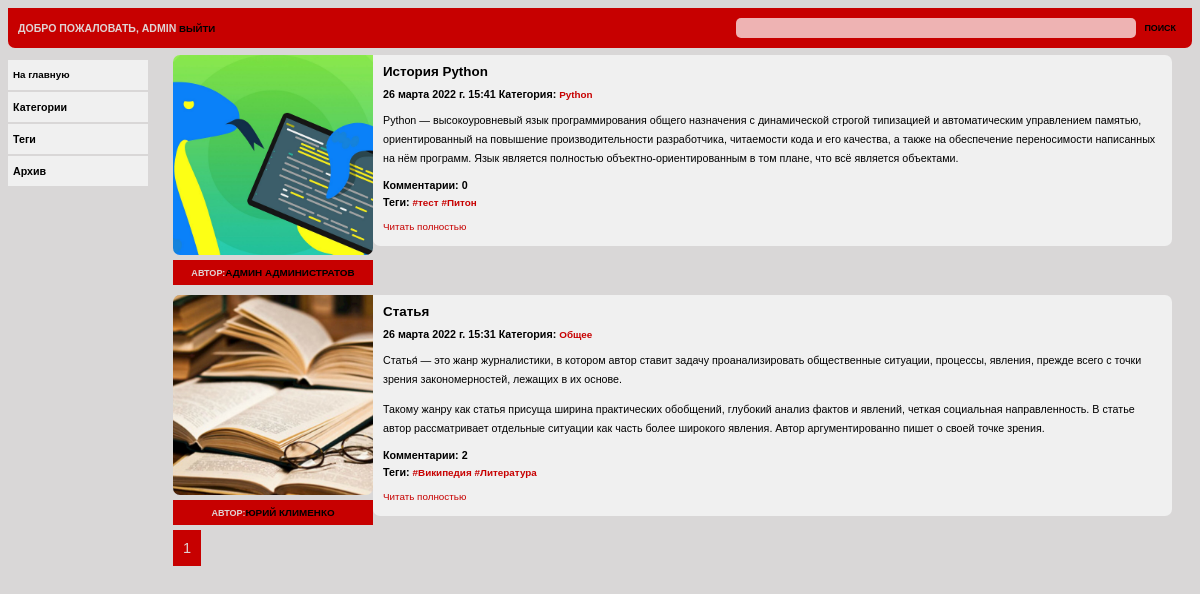
Page / (signed in) on the committed database.
### user/models.py (models this page shows)
class User(AbstractUser):
    avatar = models.ImageField(upload_to='images/avatar/%Y/%m/%d/',
                               blank=True, verbose_name='Аватар',
                               default='images/avatar/default.bmp')
    email = models.EmailField('E-mail',
                              unique=True)

### blog/models.py (models this page shows, shortened)
class Post(models.Model):
    author = models.ForeignKey(User,
                               on_delete=models.SET_NULL,
                               blank=True,
                               null=True,
                               verbose_name='Автор')
    title = models.CharField('Заголовок', max_length=100, unique=True)
    slug = models.SlugField('Слаг', max_length=100, unique=True)
    image = models.ImageField('Изображение', upload_to='images/%Y/%m/%d/', null=True, blank=True)
    category = models.ForeignKey(Category, on_delete=models.CASCADE, verbose_name='Категория')
    tags = models.ManyToManyField('Tag', blank=True, related_name='posts', verbose_name='Теги')
    preview_text = models.TextField('Превью', max_length=500)
    text = models.TextField('Текст', max_length=5000)
    date_pub = models.DateTimeField('Дата публикации', auto_now_add=True)
    likes = models.ManyToManyField(User, blank=True, related_name='posts', verbose_name='Лайки')
    is_published = models.BooleanField("Опубликовано", blank=True, default=False)
    def get_absolute_url(self):
        return reverse('blog:post', kwargs={'category_slug': self.category.slug, 'post_slug': self.slug})
    class Meta:
        verbose_name = 'Пост'
        verbose_name_plural = 'Посты'
        ordering = ('-date_pub',)

class Category(models.Model):
    name = models.CharField('Наименование категории', max_length=50)
    slug = models.SlugField('Слаг', max_length=50)
    def __str__(self):
        return self.name
    class Meta:
        verbose_name = 'Категория'
        verbose_name_plural = 'Категории'

class Tag(models.Model):
    name = models.CharField('Тэг', max_length=50)
    slug = models.SlugField('Слаг', max_length=50)
    def __str__(self):
        return f'#{self.name}'
    class Meta:
        verbose_name = 'Тэг'
        verbose_name_plural = 'Тэги'

### blog/views.py (the view)
# urls.py: path('', MainPostListView.as_view(), name='index'),
class MainPostListView(ListView):
    model = Post
    context_object_name = 'posts'
    template_name = 'blog/index.html'
    paginate_by = 5
    title = 'Главная страница'
    queryset = services.get_filtered_posts(is_published=True)
    def get_context_data(self):
        context = super().get_context_data()
        context['title'] = self.title
        return context

### blog/templates/blog/index.html (shortened to what this page needs)
{% extends 'blog/base.html' %}
{% load static %}
{% block css %} <link href="{% static 'blog/css/styles-listview.css' %}" rel="stylesheet"> {% endblock %}
{% block content %}
    {% if posts %}
    {% for post in posts %}
        <div class="content">
            <div class="block-titul">
                <div class="block-titul-image">
                    <img src="{{ post.image.url }}"></img>
                </div>
                <div class="block-titul-author">
                    <h3><span class="author">Автор:</span>{{ post.author.first_name }} {{ post.author.last_name }}</h3>
                </div>
            </div>
            <div class="block-text">
            <h1>{{ post.title }}</h1>
            <h3>{{ post.date_pub }} Категория: <a href="{% url 'blog:category' post.category.slug %}"> {{post.category}} </a></h3>
            <p>{{ post.preview_text|linebreaks }}</p>
            <h3>Комментарии: {{ post.comments_count }}</h3>
            <h3>Теги: {% for tag in post.tags.all %} <a href="{% url 'blog:tag' tag.slug %}"> {{ tag }}</a> {% endfor %}</h3>
            <a href="{{ post.get_absolute_url }}"><p>Читать полностью</p></a>
            </div>
        </div>
    {% endfor %}
    <div class="paginator">
        {% for page in paginator.page_range %}
            {% if page_obj.number == page %}
            <div class="current-page">{{ page }} </div>
            {% elif page >= page_obj.number|add:-2 and page <= page_obj.number|add:2 %}
            <a href="?page={{ page }}"><div class="other-pages">{{ page }}</div></a>
            {% endif %}
        {% endfor %}
    </div>
    {% else %}
        <div class="content"><h1>Упс, ничего не найдено</h1></div>
    {% endif %}
{% endblock %}

### blog/templates/blog/base.html (shortened to what this page needs)
{% load static %}
<!DOCTYPE html>
<html>
<head>
    {% block css %} {% endblock css %}
</head>
<body>
    <div class="page">
        <div class="header">
            <div class="login_info">
            {% if request.user.is_authenticated %}
            Добро пожаловать, {{ user.username }}<a href="{% url 'logout' %}"> Выйти</a>
            {% else %}
            <a href="{% url 'login' %}"> Войти </a><a href="{% url 'register' %}"> Регистрация </a>
            {% endif %}
            </div>
            <div class="search-form">
                <form method="get" action="{% url 'blog:search' %}">
                <input type="text" name="text">
                <button type="submit">Поиск</button>
                </form>
            </div>
        </div>
        <div class="body_page">
            <div class="sidebar">
                <ul>
                    <a href="{% url 'blog:index' %}"><li>На главную</li></a>
                    <li>Категории</li>
                     <li>Теги</li>
                     <li>Архив</li>
                </ul>
            </div>
          <div class="cont">{% block content %} {% endblock %}</div>
        </div>
     </div>
</body>
</html>

### blog/static/blog/css/styles-listview.css (style rules this page uses)
* { box-sizing: border-box; font-family: Verdana, Helvetica, Arial, sans-serif; font-size: 92%; }
a { text-decoration: none }
body { background: #d9d7d7; }
input[type=text] { border-radius: 5px 5px 5px 5px; height: 20px; width: 400px; border: 0px; opacity: 70%; }
img { width: 10%; height: 10%; }
.page { background: #e0d3d3; display: flex; flex-direction: column; }
.header { padding-left: 10px; padding-right: 10px; line-height: 40px; height: 40px; display: flex; flex-direction: row; justify-content: space-between; background: #c70000; border-radius: 0px 0px 7px 7px; font-weight: 550; text-transform: uppercase; }
.login_info { color:#e0d3d3; }
.login_info a { color:black; }
.login_info a:link { color:black; text-decoration: none; }
.search-form button { border: 0; background: #c70000; font-weight: 550; text-transform: uppercase; }
.body_page { align-items: flex-start; background: #d9d7d7; padding-top:2px; display: flex; flex-direction: row; justify-content: flex-start; }
.sidebar { flex-grow:1; min-width:150px; max-width:150px; }
.sidebar ul { padding: 0px; }
.sidebar li { background: #f0f0f0; margin-bottom: 2px; padding-left: 5px; height: 30px; line-height: 30px; font-size: 110%; font-weight: 550; margin-right: 10px; }
.sidebar a { color: black; font-weight: 550; }
.cont { display: flex; flex-direction: column; flex-grow:7; margin-left: 15px; }
.content { align-items: flex-start; display: flex; flex-direction: row; justify-content: flex-start; border:0px solid black; padding-top: 5px; padding-right: 20px; margin-bottom: 5px; }
.block-titul img { display: flex; flex-direction: column; }
.block-titul-image img { object-fit: cover; height: 200px; width: 200px; border-radius: 7px 0px 7px 7px; }
.block-titul-author { height: 25px; line-height: 25px; text-align: center; background: #c70000; text-transform: uppercase; }
.author { color: #e0d3d3; }
.block-text { flex-grow:1; background: #f0f0f0; padding-left: 10px; padding-right: 10px; border-radius: 0px 7px 7px 7px; }
.content h1 { font-size: 150%; font-weight: bolder; }
.content h3 { font-size: 120%; margin-bottom: 0px; margin-top: 5px; }
.content p { font-size: 120%; line-height: 180%; }
.content a { color: #c70000; text-decoration: none; }
.paginator { display: flex; flex-direction: row; justify-content: flex-start; }
.current-page { font-size: 150%; background: #c70000; color: #e0d3d3; border: 0px solid black; padding: 10px; margin-right: 5px; }

### rows in the picture
User: username "ADMIN"
Post: image (picture), author.first_name "АДМИН", author.last_name "АДМИНИСТРАТОВ", title "История Python", date_pub "26 марта 2022 г. 15:41", category "Python", preview_text "Python — высокоуровневый язык программирования общего назначения с динамической строгой типизацией и автоматическим управлением памятью, ориентированный на повышение производительности разработчика, читаемости кода и его качества, а также на обеспечение переносимости написанных на нём программ. Язык является полностью объектно-ориентированным в том плане, что всё является объектами.", comments_count "0"
Tag: name "#тест"
Tag: name "#Питон"
Post: image (picture), author.first_name "ЮРИЙ", author.last_name "КЛИМЕНКО", title "Статья", date_pub "26 марта 2022 г. 15:31", category "Общее", preview_text "Статья́ — это жанр журналистики, в котором автор ставит задачу проанализировать общественные ситуации, процессы, явления, прежде всего с точки зрения закономерностей, лежащих в их основе. Такому жанру как статья присуща ширина практических обобщений, глубокий анализ фактов и явлений, четкая социальная направленность. В статье автор рассматривает отдельные ситуации как часть более широкого явления. Автор аргументированно пишет о своей точке зрения.", comments_count "2"
Tag: name "#Википедия"
Tag: name "#Литература"

### other values in the picture
{{ page }} "1"
